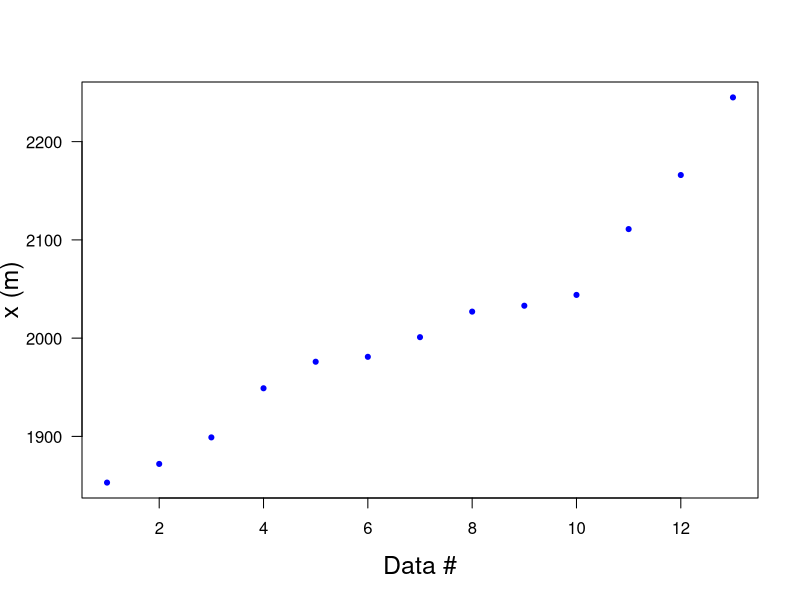

Reproduce this figure in R.
print('file: A1-EdelweissScatter1.R')
# Scatter plot: Edelweiss data
x = c(1853,1872,1899,1949,1976,1981,2001,2027,2033,2044,2111,2166,2245)
# png('EdelweissScatter171020.png',width=16,height=12,units='cm',res=300)
plot(x,type='p',lwd=3,col='blue',xlab='Data #',ylab='x (m)',las=1,cex=0.4,cex.lab=1.5)
# dev.off()
# ----------------------------------------------------------------
# Remarks:
# c()       concatenate: Combine Values into a Vector or List
# ?         ask for explanations
# ?c        ask for explanations for c()
# png()     define plot format; has to be called before calling plot()
# dev.off() shuts down all open graphics devices; has to be called to finish plot-file on your computer
# ----------------------------------------------------------------